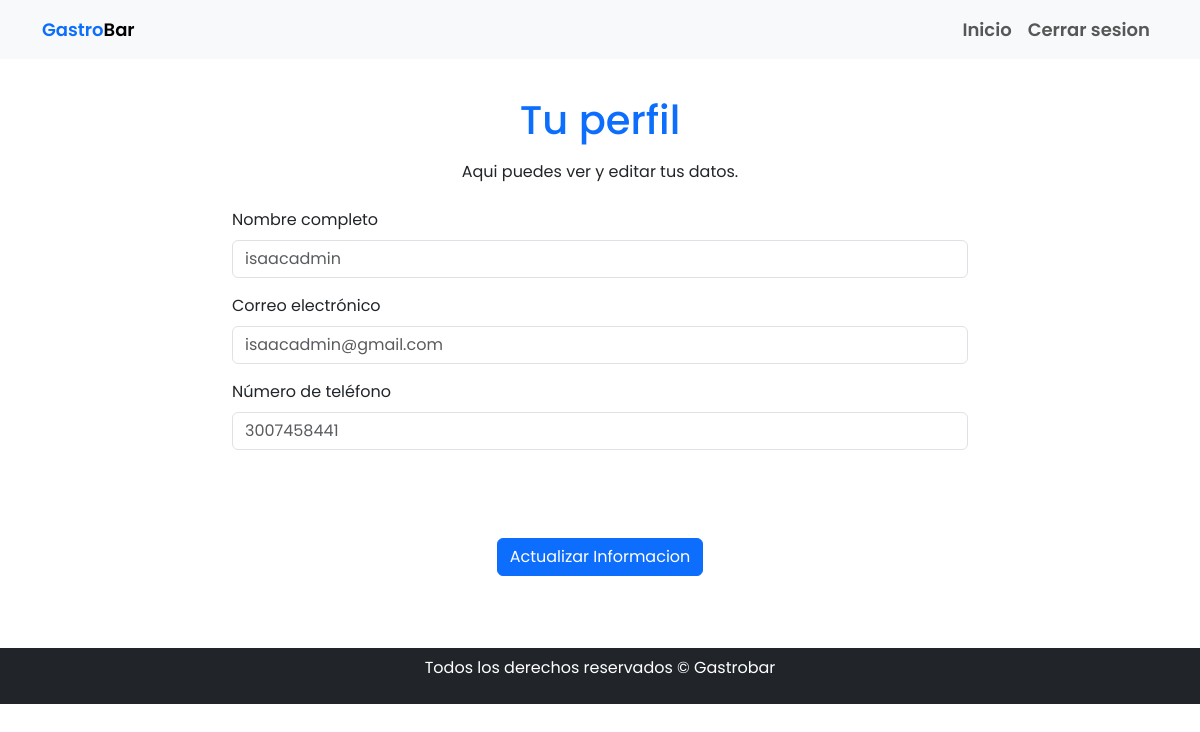
The page /perfil.php (signed in) on the database its author committed.
### tables this page shows
CREATE TABLE `clientes` (
  `id` int(11) NOT NULL AUTO_INCREMENT,
  `nombre` varchar(100) NOT NULL,
  `email` varchar(100) NOT NULL,
  `telefono` varchar(20) DEFAULT NULL,
  `contraseña` varchar(255) NOT NULL,
  `tipo_usuario` varchar(255) DEFAULT 'User',
  PRIMARY KEY (`id`),
  UNIQUE KEY `email` (`email`)
);

### perfil.php (the view, shortened to what this page needs)
<?php
include 'conexion.php';
$usuario = isset($_SESSION['usuario']) ? $_SESSION['usuario'] : null;
$sql = "SELECT * FROM clientes WHERE email = ?";
    $stmt = $conn->prepare($sql);
    $stmt->bind_param("s", $usuario);
    $stmt->execute();
    $resultado = $stmt->get_result();
    $fila = $resultado->fetch_assoc();
?>
<!DOCTYPE html>
<html lang="es">
<head>
    <link href="https://cdn.jsdelivr.net/npm/bootstrap@5.3.3/dist/css/bootstrap.min.css" rel="stylesheet"
>
    <link rel="stylesheet" href="https://cdn.jsdelivr.net/npm/bootstrap-icons@1.11.3/font/bootstrap-icons.min.css">
    <link rel="stylesheet" href="style.css">
</head>
<body>
    <nav class="navbar navbar-expand-lg navbar-light bg-light fixed-top">
        <div class="container">
            <a href="#" class="navbar-brand">
                <span class="text-primary">Gastro</span>Bar
            </a>
            <div class="collapse navbar-collapse" id="navbar-star">
                <ul class="navbar-nav ms-auto mb-2 mb-lg-0">
                    <li class="nav-item">
                        <a class="nav-link" href="index.php">Inicio</a>
                    </li>
                    <li class="nav-item">
                        <a class="nav-link" href="cerrar.php">Cerrar sesion</a>
                    </li>
                </ul>
            </div>
        </div>
    </nav>
    <section class="pt-5 mt-5">
        <div class="container">
            <div class="row">
                <div class="col-md-8 offset-md-2">
                    <h1 class="text-center text-primary">Tu perfil</h1>
                    <p class="text-center mt-3">
                        Aqui puedes ver y editar tus datos.
                    </p>
                    <form class="mt-4" action="actualizarUser.php" method="POST">
                        <div class="mb-3">
                            <label for="nombre" class="form-label">Nombre completo</label>
                            <input type="text" class="form-control" id="nombre" name="nombre" placeholder="<?php echo $fila["nombre"]; ?>" >
                        </div>
                        <div class="mb-3">
                            <label for="email" class="form-label">Correo electrónico</label>
                            <input type="email" class="form-control" id="email" name="email" placeholder="<?php echo $fila["email"]; ?>" >
                        </div>
                        <div class="mb-3">
                            <label for="telefono" class="form-label">Número de teléfono</label>
                            <input type="tel" class="form-control" id="telefono" name="telefono" placeholder="<?php echo $fila["telefono"]; ?>" >
                        </div>
                        <br><br><br>
                        <div class="text-center">
                            <button type="submit" class="btn btn-primary">Actualizar Informacion</button>
                        </div>
                    </form>
                </div>
            </div>
        </div>
    </section>
    <br><br><br>
    <footer class="bg-dark p-2 text-center">
        <div class="container">
            <p class="text-white">Todos los derechos reservados &copy; Gastrobar</p>
        </div>
    </footer>
</body>
</html>

### style.css (style rules this page uses)
* { font-family: "Poppins", sans-serif; }
.navbar a { font-weight: 600; font-size: 18px; }

### rows shown on the page
clientes: nombre "isaacadmin", email "isaacadmin@gmail.com", telefono "3007458441"
